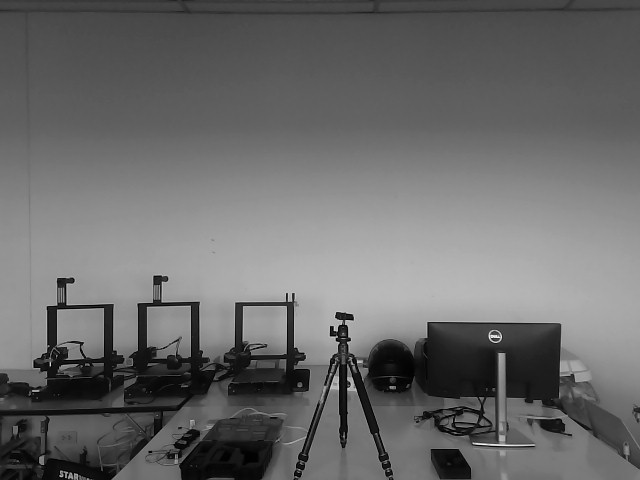
#> input picture real_img/left.png, 640 x 480 px, found by its file name
$ python stereoTest.py
#> lines starting #> are read from the running program, lines starting #| are printed output that depends on the picture
import numpy as np
import cv2

fx = 942.8          # lense focal length
baseline = 54.8     # distance in mm between the two cameras
disparities = 128   # num of disparities to consider
block = 31          # block size to match
units = 0.001       # depth units

sbm = cv2.StereoBM_create(numDisparities=disparities, blockSize=block)

left_image_path = '.\\real_img\\left.png'
right_image_path = '.\\real_img\\right.png'

left = cv2.imread(left_image_path, cv2.IMREAD_GRAYSCALE)
#> left is the input picture: shape (480, 640); min 0, max 252, mean 106
right = cv2.imread(right_image_path, cv2.IMREAD_GRAYSCALE)
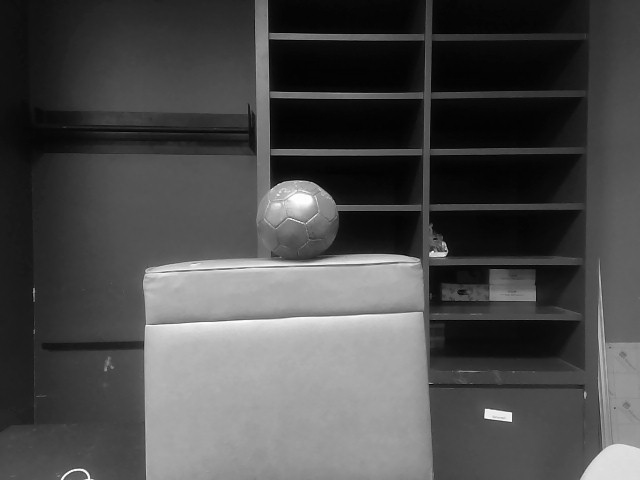
#> input picture real_img/right.png, 640 x 480 px, found by its file name
#> right is the input picture: shape (480, 640); min 1, max 255, mean 75.1

disparity = sbm.compute(left, right)
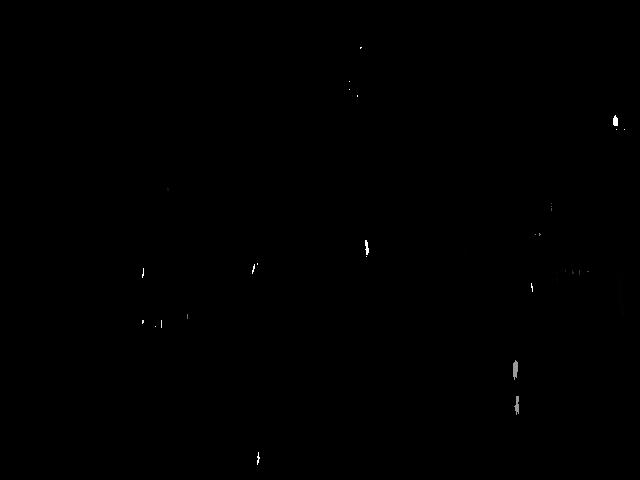
#> disparity: shape (480, 640) int16; min -16, max 2032, mean -14.2; drawn with min black and max white

depth = np.zeros(shape=left.shape).astype(float)
depth[disparity > 0] = (fx * baseline) / (units * disparity[disparity > 0])

cv2.imshow("Left Image", left)
cv2.imshow("Right Image", right)
cv2.imshow("Disparity Map", disparity / np.max(disparity))  # Normalize for display
cv2.imshow("Depth Map", depth / np.nanmax(depth))          # Normalize for display
cv2.waitKey(0)
cv2.destroyAllWindows()
